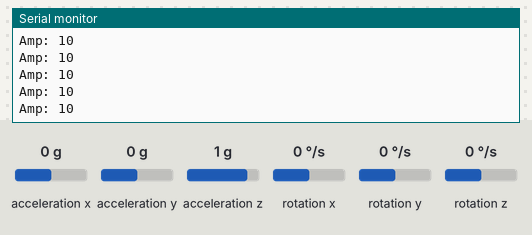
Bench run of a sketch on a simulated ESP32. Shown: the last lines printed to the serial monitor. Wiring (inferred from the names in the program): MPU-6050 motion sensor at I2C address 0x68. The inputs (shaded band) are chosen by the test bench; at power-on: acceleration z 1 g, acceleration x 0 g, rotation x 0 °/s, acceleration y 0 g, rotation y 0 °/s, rotation z 0 °/s.

Above: at 1.2 s.
1.3 s: acceleration z set to 0 g
At 1.33 s:
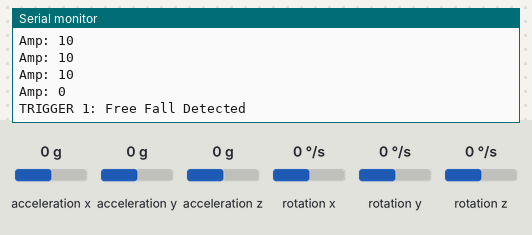
2.9 s: acceleration x set to -1.4 g
At 2.96 s:
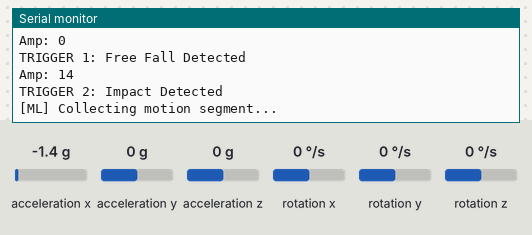
4.4 s: rotation x set to -192 °/s
At 5.6 s:
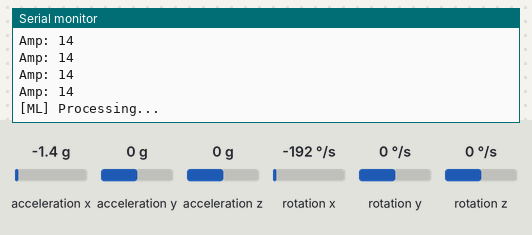
7.1 s: acceleration y set to -1.4 g
At 7.12 s:
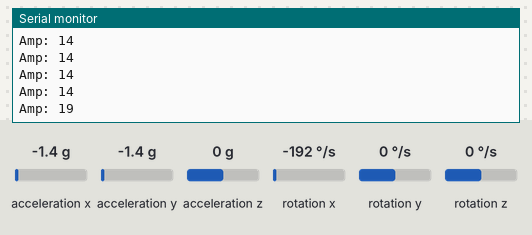
Timing chart, 0 to 9.6 s (numbered marks = the images above; inputs shaded):
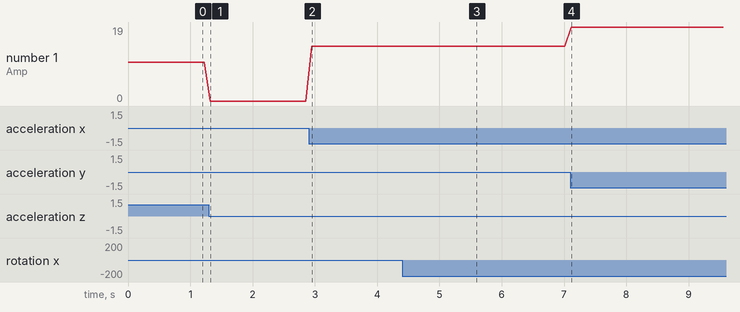

Measured:
- after the input at 1.3 s, the serial monitor: prints a new line at once (image 1)
- after the input at 2.9 s, the serial monitor: prints a new line after 0.05 s (image 2)
- after the input at 7.1 s, the serial monitor: prints a new line at once (image 4)
- plotted number 1: 10 → 0 after the input at 1.3 s, 0 → 14 after the input at 2.9 s, 14 → 19 after the input at 7.1 s

The sketch:

fall-3-trigger-advanced.ino
```cpp
#include <Wire.h>

const int MPU_addr = 0x68;

int16_t AcX,AcY,AcZ,Tmp,GyX,GyY,GyZ;

float ax=0, ay=0, az=0, gx=0, gy=0, gz=0;

boolean fall = false;
boolean trigger1=false;
boolean trigger2=false;

boolean ml_window_active = false;

byte trigger1count=0;
byte trigger2count=0;

int ml_count = 0;
int angleChange=0;

boolean pause_after_fall = false;

void setup(){

 Serial.begin(115200);

 Wire.begin(21,22);

 Wire.beginTransmission(MPU_addr);
 Wire.write(0x6B);
 Wire.write(0);
 Wire.endTransmission(true);

 Serial.println("MPU6050 Ready");
 Serial.println("ML Model Initialized (Simulated)\n");
}

void loop(){

 if (pause_after_fall){
   delay(10000);  // 10 sec pause
   pause_after_fall = false;
   return;
 }

 mpu_read();

 ax = (AcX)/16384.00;
 ay = (AcY)/16384.00;
 az = (AcZ)/16384.00;

 gx = (GyX)/131.07;
 gy = (GyY)/131.07;
 gz = (GyZ)/131.07;

 float Raw_Amp = sqrt(ax*ax + ay*ay + az*az);
 int Amp = Raw_Amp * 10;

 Serial.print("Amp: ");
 Serial.println(Amp);

 // 🔹 TRIGGER 1 (FREE FALL)
 if (Amp <= 2 && trigger2 == false){
   trigger1 = true;
   Serial.println("TRIGGER 1: Free Fall Detected");
 }

 if (trigger1 == true){
   trigger1count++;

   // 🔹 TRIGGER 2 (IMPACT)
   if (Amp >= 12){
     trigger2 = true;
     Serial.println("TRIGGER 2: Impact Detected");

     trigger1 = false;
     trigger1count = 0;
   }
 }

 // START ML WINDOW AFTER TRIGGER 2
 if (trigger2 == true){
   trigger2count++;

   if (!ml_window_active){
     ml_window_active = true;
     ml_count = 0;

     Serial.println("\n[ML] Collecting motion segment...");
   }
 }

 // ML PROCESSING
 if (ml_window_active){

  ml_count++;

  if (ml_count >= 25){

    Serial.println("\n[ML] Processing...");
    delay(300);

    // INTERNAL LOGIC (Trigger 3 hidden inside ML)
    angleChange = sqrt(gx*gx + gy*gy + gz*gz);

    if (angleChange <= 10){
        fall = true;
    } else {
        fall = false;
    }

    // FINAL OUTPUT
    if (fall == true){
        Serial.println("Model Output: FALL DETECTED");
        Serial.println("⚠ ALERT SENT TO CAREGIVER\n");

        pause_after_fall = true;  // pause after fall
    } else {
        Serial.println("Model Output: NORMAL ACTIVITY\n");
    }

    // RESET
    ml_window_active = false;
    ml_count = 0;
    trigger2 = false;
    trigger2count = 0;
    fall = false;
  }
 }

 // 🔹 TIMEOUTS
 if (trigger2count >= 10){
   trigger2 = false;
   trigger2count = 0;
 }

 if (trigger1count >= 10){
   trigger1 = false;
   trigger1count = 0;
 }

 delay(100);
}

void mpu_read(){

 Wire.beginTransmission(MPU_addr);
 Wire.write(0x3B);
 Wire.endTransmission(false);

 Wire.requestFrom(MPU_addr,14,true);

 AcX=Wire.read()<<8|Wire.read();
 AcY=Wire.read()<<8|Wire.read();
 AcZ=Wire.read()<<8|Wire.read();
 Tmp=Wire.read()<<8|Wire.read();
 GyX=Wire.read()<<8|Wire.read();
 GyY=Wire.read()<<8|Wire.read();
 GyZ=Wire.read()<<8|Wire.read();
}
```
